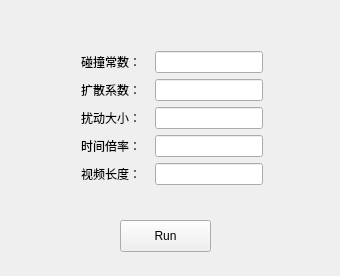
<?xml version="1.0" encoding="UTF-8"?>
<ui version="4.0">
 <class>MainWindow</class>
 <widget class="QMainWindow" name="MainWindow">
  <property name="geometry">
   <rect>
    <x>0</x>
    <y>0</y>
    <width>340</width>
    <height>276</height>
   </rect>
  </property>
  <property name="windowTitle">
   <string>MainWindow</string>
  </property>
  <property name="windowIcon">
   <iconset resource="icons.qrc">
    <normaloff>:/icon/PlasmaCalc.icns</normaloff>:/icon/PlasmaCalc.icns</iconset>
  </property>
  <widget class="QWidget" name="centralWidget">
   <widget class="QPushButton" name="runButton">
    <property name="geometry">
     <rect>
      <x>120</x>
      <y>220</y>
      <width>91</width>
      <height>32</height>
     </rect>
    </property>
    <property name="text">
     <string>Run</string>
    </property>
   </widget>
   <widget class="QWidget" name="layoutWidget">
    <property name="geometry">
     <rect>
      <x>70</x>
      <y>40</y>
      <width>204</width>
      <height>157</height>
     </rect>
    </property>
    <layout class="QVBoxLayout" name="verticalLayout">
     <item>
      <layout class="QHBoxLayout" name="horizontalLayout">
       <item>
        <widget class="QLabel" name="label">
         <property name="text">
          <string>碰撞常数：</string>
         </property>
        </widget>
       </item>
       <item>
        <widget class="QLineEdit" name="getAlpha">
         <property name="sizePolicy">
          <sizepolicy hsizetype="Fixed" vsizetype="Fixed">
           <horstretch>0</horstretch>
           <verstretch>0</verstretch>
          </sizepolicy>
         </property>
        </widget>
       </item>
      </layout>
     </item>
     <item>
      <layout class="QHBoxLayout" name="horizontalLayout_3">
       <item>
        <widget class="QLabel" name="label_2">
         <property name="text">
          <string>扩散系数：</string>
         </property>
        </widget>
       </item>
       <item>
        <widget class="QLineEdit" name="getDif">
         <property name="sizePolicy">
          <sizepolicy hsizetype="Fixed" vsizetype="Fixed">
           <horstretch>0</horstretch>
           <verstretch>0</verstretch>
          </sizepolicy>
         </property>
        </widget>
       </item>
      </layout>
     </item>
     <item>
      <layout class="QHBoxLayout" name="horizontalLayout_6">
       <item>
        <widget class="QLabel" name="label_5">
         <property name="text">
          <string>扰动大小：</string>
         </property>
        </widget>
       </item>
       <item>
        <widget class="QLineEdit" name="getPert">
         <property name="sizePolicy">
          <sizepolicy hsizetype="Fixed" vsizetype="Fixed">
           <horstretch>0</horstretch>
           <verstretch>0</verstretch>
          </sizepolicy>
         </property>
        </widget>
       </item>
      </layout>
     </item>
     <item>
      <layout class="QHBoxLayout" name="horizontalLayout_7">
       <item>
        <widget class="QLabel" name="label_7">
         <property name="text">
          <string>时间倍率：</string>
         </property>
        </widget>
       </item>
       <item>
        <widget class="QLineEdit" name="getNtp">
         <property name="sizePolicy">
          <sizepolicy hsizetype="Fixed" vsizetype="Fixed">
           <horstretch>0</horstretch>
           <verstretch>0</verstretch>
          </sizepolicy>
         </property>
        </widget>
       </item>
      </layout>
     </item>
     <item>
      <layout class="QHBoxLayout" name="horizontalLayout_8">
       <item>
        <widget class="QLabel" name="label_8">
         <property name="text">
          <string>视频长度：</string>
         </property>
        </widget>
       </item>
       <item>
        <widget class="QLineEdit" name="getNts">
         <property name="sizePolicy">
          <sizepolicy hsizetype="Fixed" vsizetype="Fixed">
           <horstretch>0</horstretch>
           <verstretch>0</verstretch>
          </sizepolicy>
         </property>
        </widget>
       </item>
      </layout>
     </item>
    </layout>
   </widget>
  </widget>
 </widget>
 <layoutdefault spacing="6" margin="11"/>
 <resources>
  <include location="icons.qrc"/>
 </resources>
 <connections/>
</ui>
